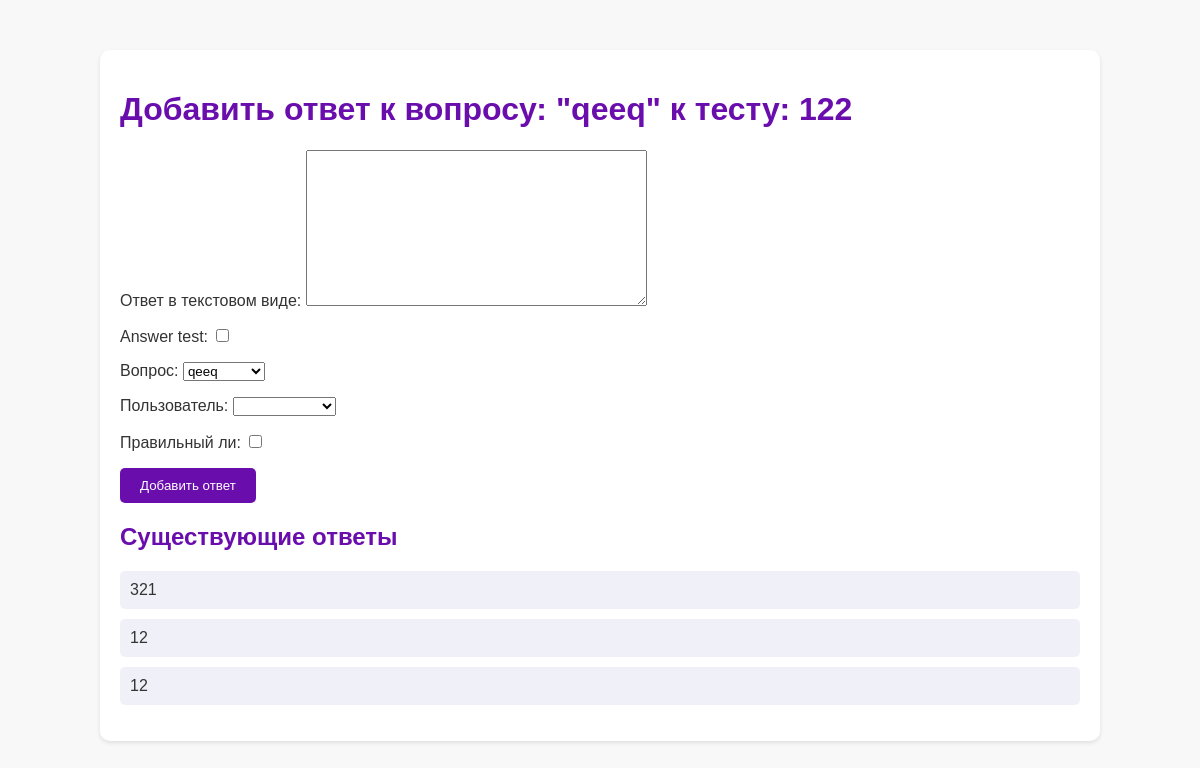
Before: /add_answers/2/2/ with the older database file.
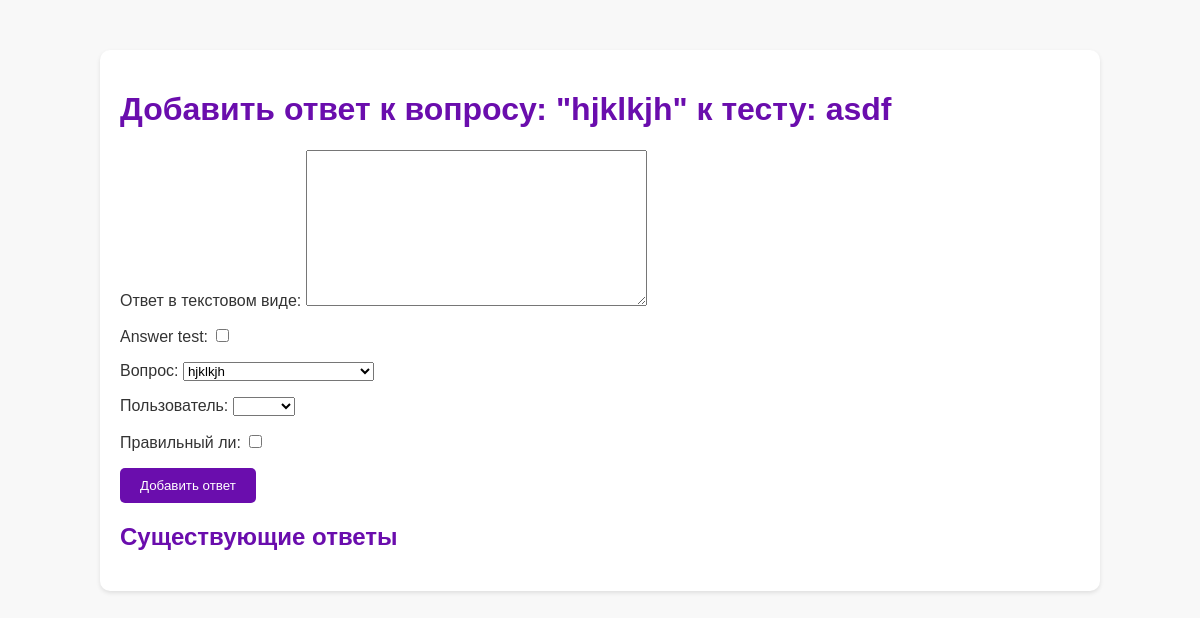
After: the same page with the newer database file.
### tests/models.py (models this page shows, shortened)
class Question(models.Model):
    question = models.CharField(max_length=255)
    image = models.ImageField(upload_to='questions/', blank=True, null=True)
    test = models.ForeignKey('Test', related_name='questions', on_delete=models.CASCADE)  # Изменено на ForeignKey
    def __str__(self):
        return self.question

class Test(models.Model):
    title = models.CharField(max_length=100)
    description = models.TextField()
    author = models.ForeignKey(User, on_delete=models.CASCADE)
    is_published = models.BooleanField(default=False)

class Answer(models.Model):
    answer_text = models.TextField('Ответ в текстовом виде')
    answer_img = models.ImageField(upload_to='answers/', blank=True, null=True)
    answer_test = models.BooleanField(default=False)
    question = models.ForeignKey(Question, related_name='answers', on_delete=models.CASCADE)
    user = models.ForeignKey(User, on_delete=models.CASCADE)
    is_correct = models.BooleanField(default=False)

### tests/views.py (the view)
# urls.py: path('add_answers/<int:test_id>/<int:question_id>/', views.add_answers, name='add_answers'),
def add_answers(request, test_id, question_id):
    test = get_object_or_404(Test, pk=test_id)
    question = get_object_or_404(Question, pk=question_id)
    if request.method == 'POST':
        answer_form = AnswerForm(request.POST, request.FILES)
        if answer_form.is_valid():
            answer = answer_form.save(commit=False)
            answer.question = question
            answer.save()
            return redirect('add_answers', test_id=test_id, question_id=question_id)  # Обновляем страницу
    else:
        answer_form = AnswerForm()
        answers = Answer.objects.filter(question=question)  # Получаем уже добавленные ответы
    return render(request, 'answer_create.html', {
        'test': test,
        'question': question,
        'answer_form': answer_form,
        'answers': answers
    })

### tests/forms.py
class AnswerForm(forms.ModelForm):
    class Meta:
        model = Answer
        fields = ['answer_text', 'answer_test', 'question', 'user', 'is_correct']
        labels = {
            'question': 'Вопрос',
            'user': 'Пользователь',
            'is_correct': 'Правильный ли'
        }

### templates/answer_create.html (shortened to what this page needs)
<!DOCTYPE html>
<html lang="en">
<head>
</head>
<body>
    <div class="container">
        <h1>Добавить ответ к вопросу: "{{ question.question }}" к тесту: {{ test.title }}</h1>
        <form method="post" enctype="multipart/form-data">
            {{ answer_form.as_p }}
            <button type="submit">Добавить ответ</button>
        </form>
        <h2>Существующие ответы</h2>
        <ul>
            {% for answer in answers %}
                <li>{{ answer.answer_text }}</li>
            {% endfor %}
        </ul>
    </div>
</body>
</html>

Changed rows visible on the page:
removed Answer: answer_text "321"
removed Answer: answer_text "12"
removed Answer: answer_text "12"
changed Question (number 1 of 2 on the later page): question "qeeq" → "hjklkjh"
changed Test: title "122" → "asdf"
changed Question (number 2 of 2 on the later page): question "qeeq" → "hjklkjh"
